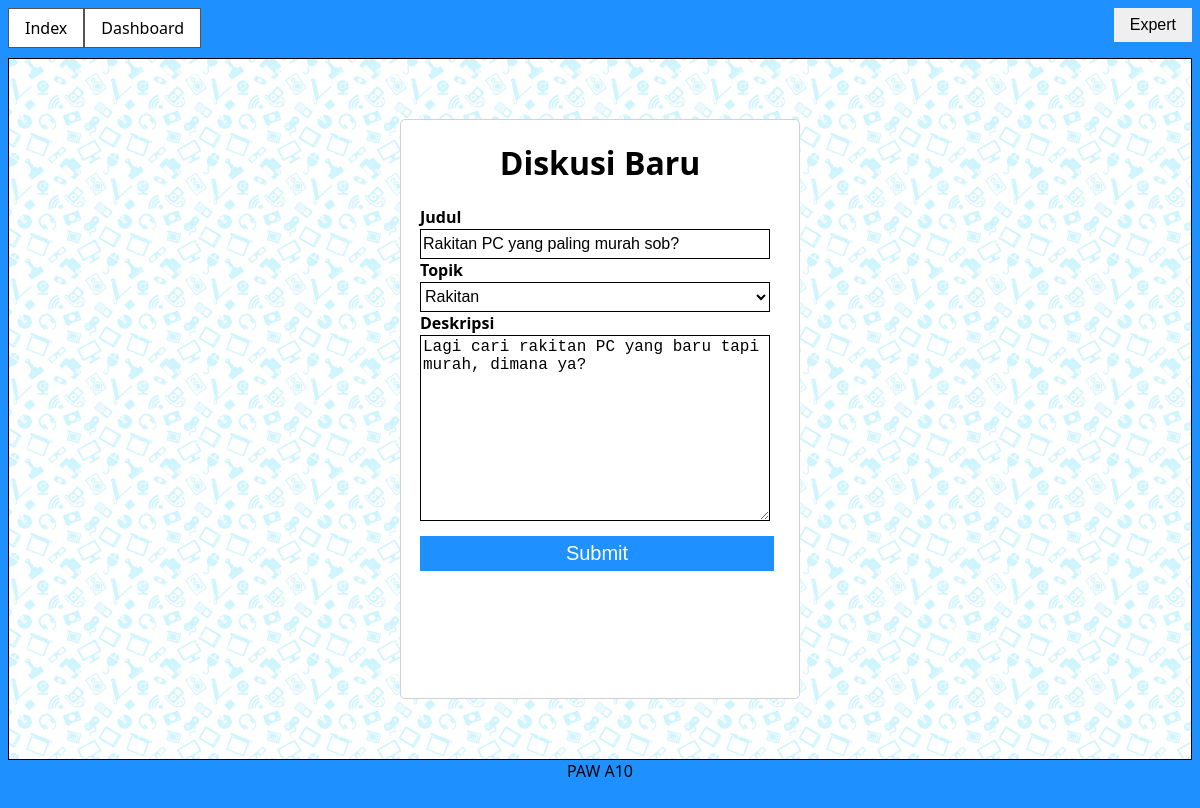
The app's page /thread_post.php?id=1 (signed in) with its own data.
### tables this page shows
CREATE TABLE `thread` (
  `thread_id` int(11) NOT NULL,
  `user_id` int(11) NOT NULL,
  `topic_id` int(11) NOT NULL,
  `title` varchar(255) NOT NULL,
  `question` varchar(8000) NOT NULL,
  `time` timestamp NOT NULL DEFAULT current_timestamp() ON UPDATE current_timestamp()
);

CREATE TABLE `topic` (
  `topic_id` int(11) NOT NULL,
  `title` varchar(255) NOT NULL,
  `description` varchar(255) NOT NULL
);

### thread_post.php (called while the page is built, shortened)
<?php
include "include/validate.inc";
if (isset($_GET['id'])) {
    $query = $dbc->prepare("SELECT * FROM thread WHERE thread_id = :thread");
    $query->bindValue(":thread", $_GET['id']);
    $query->execute();
    $thread = $query->fetch();
} else {
    $thread = [
        'title' => '',
        'question' => '',
        'topic_id' => '',
    ];
}
$query = $dbc->prepare("SELECT * FROM topic");
$query->execute();
$topics = $query->fetchAll();
include "view/thread_new.inc";

### view/thread_new.inc (the view)
<!DOCTYPE html>
<html lang="en">
<?php include "head.inc" ?>
<body>
    <?php include "navbar.inc"; ?>
    <div class="content">
        <div class="regisbox">
            <h1>Diskusi Baru</h1>
            <form method="POST">
                <div class="field">
                    <label for="title">Judul</label> <span><?php echo $titleErr ?></span>
                    <input name="title" value="<?php if (isset($_POST['title'])) {
                                                    echo htmlspecialchars($_POST['title']);
                                                } else {
                                                    echo htmlspecialchars($thread['title']);
                                                } ?>" class="inputan" placeholder="Pertanyaan Singkat">
                </div>
                <div class="field">
                    <label for="topic">Topik</label> <span><?php echo $topicErr ?></span>
                    <select name="topic" class="inputan">
                        <?php foreach ($topics as $topic) : ?>
                            <option <?php echo $thread['topic_id'] == $topic['topic_id'] ? 'selected' : '' ?> value="<?php echo $topic['topic_id'] ?>"><?php echo $topic['title'] ?></option>
                        <?php endforeach ?>
                    </select>
                </div>
                <div class="field">
                    <label for="question">Deskripsi</label> <span><?php echo $questionErr ?></span>
                    <textarea name="question" class="inputan" id="question" placeholder="Penjelasan Panjang" cols="30" rows="10"><?php if (isset($_POST['question'])) {
                                                                                                                                        echo htmlspecialchars($_POST['question']);
                                                                                                                                    } else {
                                                                                                                                        echo htmlspecialchars($thread['question']);
                                                                                                                                    } ?></textarea>
                </div>
                <div><input type="submit" class="logbutton" value="Submit" name="submit" id="submit"></div>
            </form>
        </div>
    </div>
    <?php include "footer.inc"; ?>
</body>
</html>

### style.css (style rules this page uses)
* { box-sizing: border-box; }
html, body { height: 100%; font-family: 'Segoe UI', Tahoma, Geneva, Verdana, sans-serif; background-color: #1E90FF; }
.content { min-height: 80%; border: 1px solid; margin: auto; padding: 0 16px; background-color: #f9f9f9; background: url(image/logo/background.jpg); background-size: 200px; }
.regisbox { width: 400px; min-height: 580px; border: 1px solid #d2d2d2; border-radius: 5px; margin: 60px auto; background: white; }
.regisbox h1 { color: black; text-align: center; }
.field label { margin-left: 19px; font-weight: bold; }
.inputan { width: 350px; margin-top: 1px; margin-left: 19px; margin-right: 20px; border: 1px solid black; font-size: 16px; background: transparent; }
input.inputan, select.inputan { height: 30px; }
.logbutton { margin-top: 10px; margin-left: 19px; margin-right: 20px; width: 354px; height: 35px; background: #1E90FF; border: none; color: white; font-size: 20px; }

### records on screen
thread: title "Rakitan PC yang paling murah sob?", topic "Rakitan", question "Lagi cari rakitan PC yang baru tapi murah, dimana ya?"

### other values on screen
$_SESSION['name'] "Expert"
